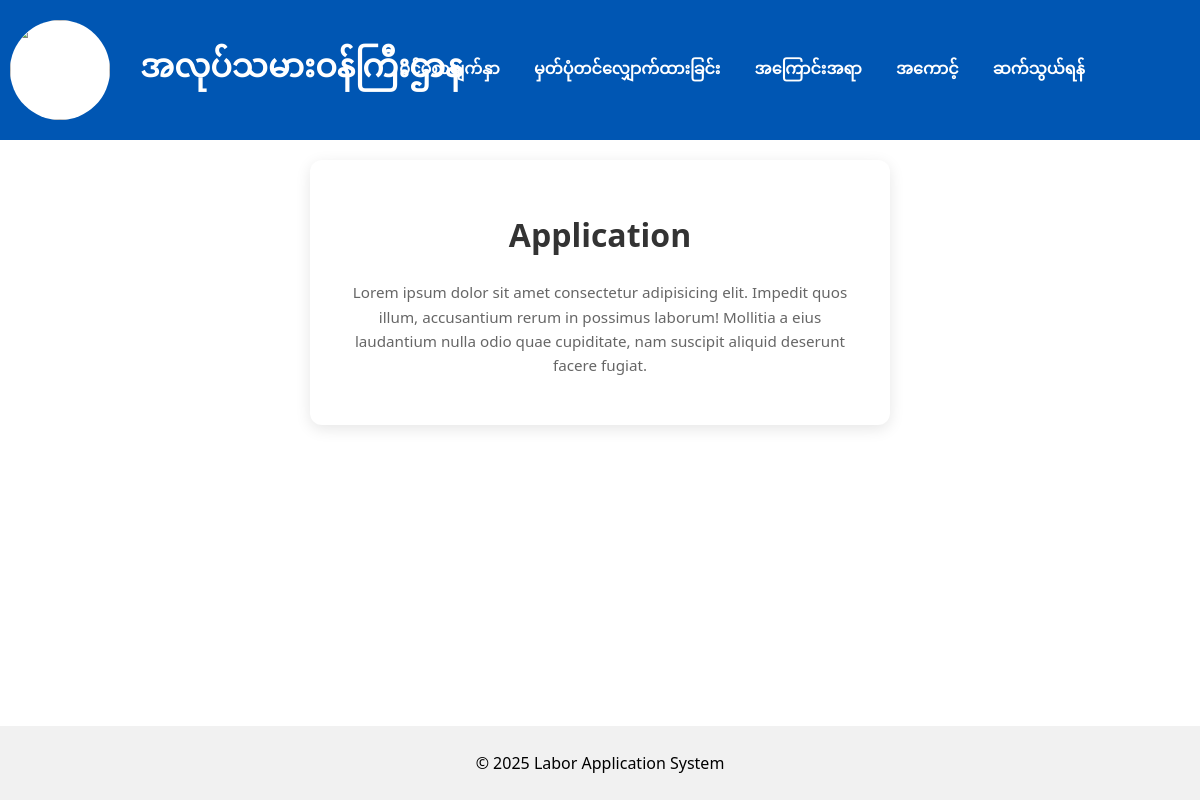
Page /user?vr=applications (signed in) on the earlier database version.
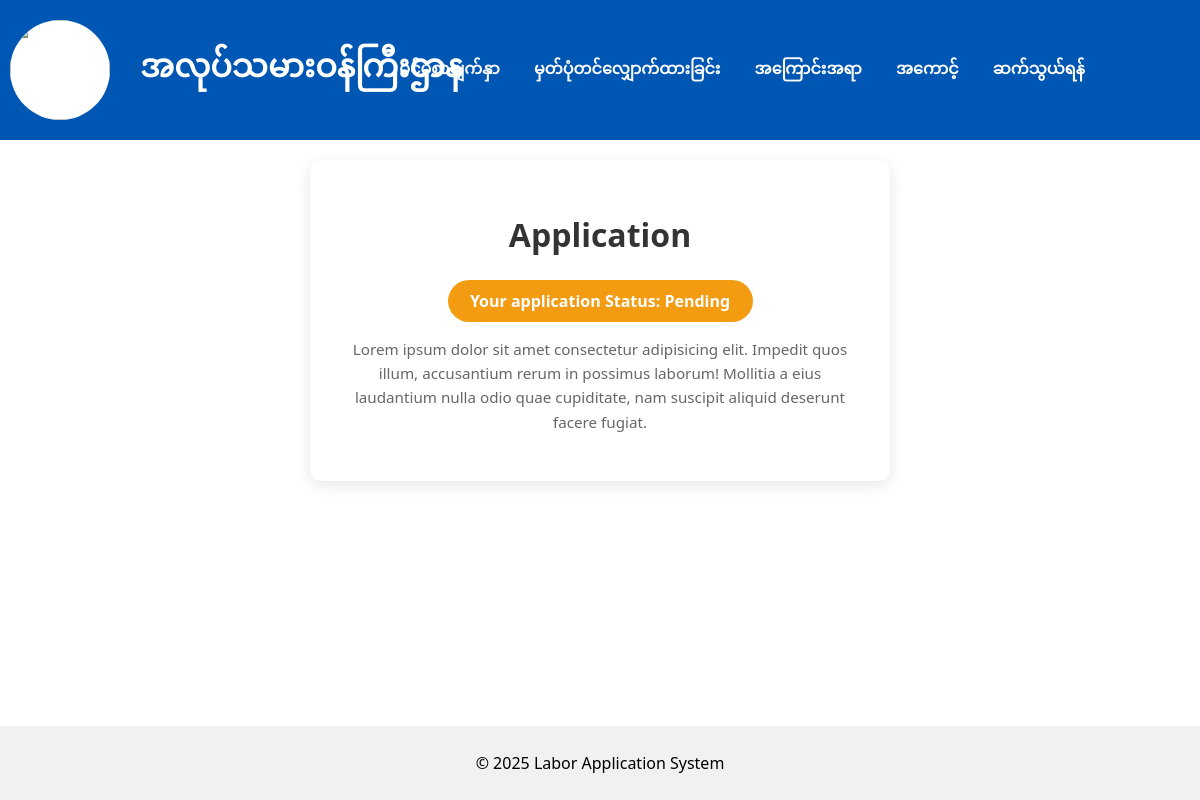
Same page on the later database version.
### tables this page shows
CREATE TABLE `employee_req_form` (
  `id` int(11) NOT NULL,
  `user_id` int(11) NOT NULL,
  `name` varchar(255) NOT NULL,
  `position` varchar(255) NOT NULL,
  `department_address` text DEFAULT NULL,
  `phone` varchar(20) DEFAULT NULL,
  `report_receiver` text DEFAULT NULL,
  `occupation` longtext NOT NULL CHECK (json_valid(`occupation`)),
  `status` enum('Pending','Approved','Rejected') NOT NULL,
  `is_resubmit` tinyint(1) NOT NULL DEFAULT 0,
  `submitted_at` timestamp NOT NULL DEFAULT current_timestamp()
);

### user/models/UserModel.php (called while the page is built, shortened)
<?php
class UserModel extends Connection
{
    public $user_id = 0;
    public function get_registered_status($type)
    {
        try {
            $query = parent::$connection->prepare("SELECT status, is_resubmit FROM applications WHERE user_id = ?");
            if($type == 'employer'){
                $query = parent::$connection->prepare("SELECT status, is_resubmit FROM employee_req_form WHERE user_id = ?");
            }
            $query->bind_param('i', $this->user_id);
            mysqli_execute($query);
            $result = $query->get_result();
            $application = $result->fetch_assoc();
            return $application;
        } catch (Exception $e) {
            die("Error while getting user's registered application");
        }
    }
}

### user/views/applications/details.php (the view, shortened to what this page needs)
<div id="container">
    <h1>Application</h1>
    <?php
    if (!isset($_SESSION['user_id'])):
        ?>
        <a href="<?= BASE_URL ?>/?vr=account&auth=login&msg=You must create an account to Continue">Make An Application</a>
        <?php
    else:
        $userModel = new UserModel();
        $userModel->user_id = (int) $_SESSION['user_id'];
        $status = $userModel->get_registered_status($_SESSION['type']);
        if ($status['status'] ?? null):
            $s = $status['status'];
            if (!$status['is_resubmit']):
                ?>
                <a href="<?= $s == 'Rejected' ? '?vr=applications&rj=' : '' ?>" class="<?= $s == 'Rejected' ? 'rejected' :
                            ($s == 'Pending' ? 'pending' : 'success') ?>">Your application Status: <?= $s ?></a>
            <?php else: ?>
                <p class="pending">Your Resubmitted Application is checking underway..</p>
            <?php endif; endif; endif; ?>
    <p>Lorem ipsum dolor sit amet consectetur adipisicing elit. Impedit quos illum, accusantium rerum in possimus
        laborum! Mollitia a eius laudantium nulla odio quae cupiditate, nam suscipit aliquid deserunt facere fugiat.</p>
</div>

Differences in the rows shown:
added employee_req_form: status "Pending"
Other differences:
text now shown: "Your application Status:"
